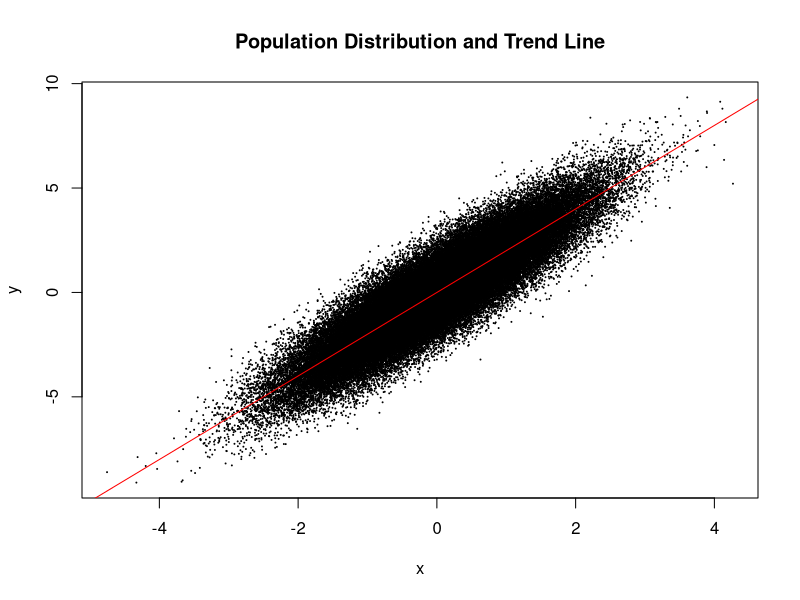
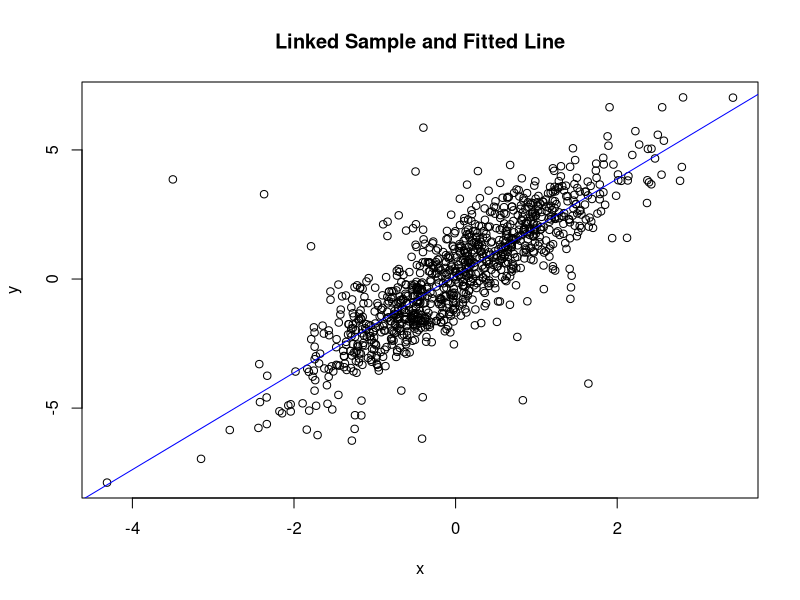
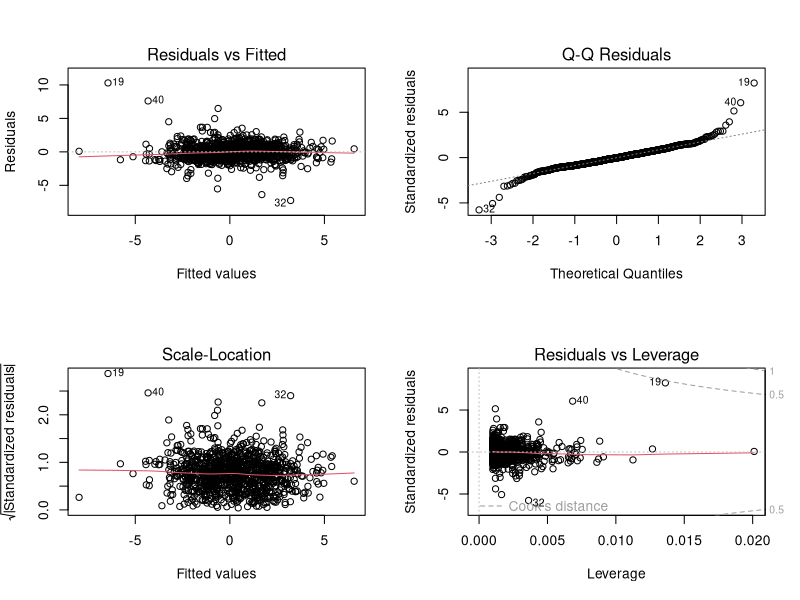
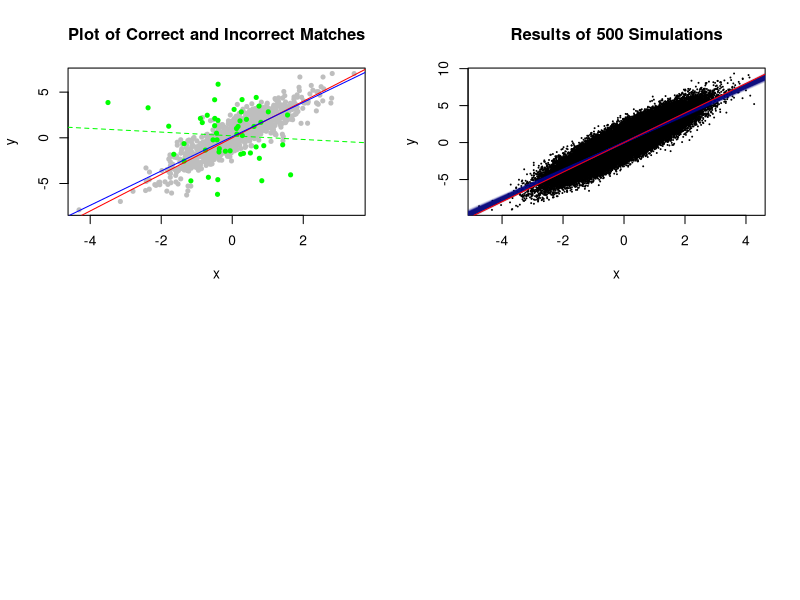

Generate these figures, in order, with R:
## ---- chunk 1
set.seed(0)
b0 = 0
b1 = 2
pop = 100000
eps = rnorm(pop)
pop_x = rnorm(pop)
pop_y = b0 + b1 * pop_x + eps
df = data.frame(x=pop_x, y=pop_y)
## ---- chunk 2
plot(x = df$x, y = df$y, pch = 20, cex = .2, xlab = 'x', ylab = 'y', main = 'Population Distribution and Trend Line')
abline(b0, b1, col = 'red')
## ---- chunk 3
precision = 0.95
n = 1000

get_sample = function(data, prec, n){
  pop_size = dim(data)[1]
  num_correct = round(prec*n)
  num_incorrect = round((1-prec)*n)
  # if no mismatches, just get a standard random sample
  if (num_incorrect==0) { 
    sample = data[sample(seq(1:pop_size),n),]
  } else {
    # draw num_correct matches, and one set each of num_incorrect for x and y
    sample_indices = sample(seq(1: pop_size), num_correct + 2*num_incorrect)
    correct_matches = cbind(data[sample_indices[1:num_correct],], match = 1)
    # get incorrect matches
    x = data[sample_indices[(num_correct+1):(num_correct+num_incorrect)],1]
    y = data[sample_indices[(num_correct+num_incorrect+1):(num_correct+2*num_incorrect)],2:dim(data)[2]]
    incorrect_matches = cbind(x,y,match =0)
    sample = rbind(correct_matches, incorrect_matches)
  }
  return(sample)
}

s = get_sample(df,precision, n)
plot(s$x, s$y,xlab = 'x', ylab = 'y', main = 'Linked Sample and Fitted Line' )
fit = lm(y~x, s)
abline(fit, col = 'blue')
b0_hat = fit$coefficients[1]
b1_hat = fit$coefficients[2]
summary(fit)
par(mfrow=c(2,2))
plot(fit)
confint(fit)
## ---- chunk 4
plot(s[s$match==1,1], s[s$match==1,2], pch= 20, col = 'gray', xlab = 'x', ylab = 'y', main = 'Plot of Correct and Incorrect Matches')
points(s[s$match==0,1], s[s$match==0,2], col = 'green', pch = 20)
noise_fit = lm(s[s$match==0,2]~ s[s$match==0,1])
abline(b0, b1, col = 'red')
abline(noise_fit$coefficients[1],noise_fit$coefficients[2], col = 'green', lty=2)
abline(b0_hat,b1_hat, col = 'blue')
## ---- chunk 5
plot(x = df$x, y = df$y, pch = 20, cex = .2, xlab = 'x', ylab = 'y', main = 'Results of 500 Simulations')
simulations = sapply(seq(1:1000), function(x){
  s = get_sample(df,precision, n)
  fit = lm(y~x, s)
  b0_hat = fit$coefficients[1]
  b1_hat = fit$coefficients[2]
  abline(fit, col = rgb(red = 0, green = 0, blue = 0.5, alpha = 0.03))
  return(c(b0_hat,b1_hat))
  
})
abline(b0, b1, col = 'red')
## ---- chunk 6
c(quantile(simulations[2,],.025),quantile(simulations[2,],.975))
## ---- chunk 7
mean(simulations[2,])/precision
c(quantile(simulations[2,]/precision,.025),quantile(simulations[2,]/precision,.975))

